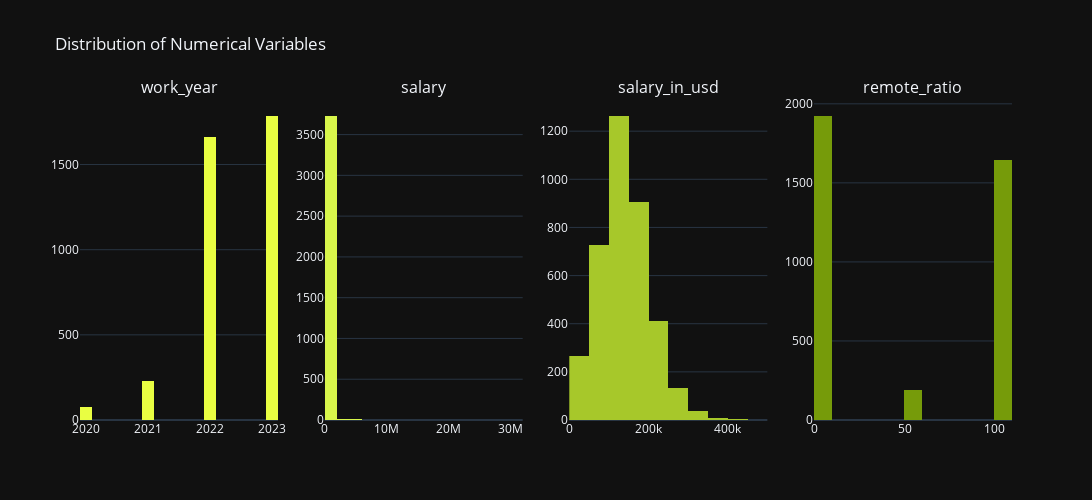

Notebook code cell kept with this figure:
### Markdown cell above
#### 1.1.2.7. <a id='toc1_1_2_7_'></a>[Gráfica para visualizar nuestras variables numéricas:](#toc0_)

### Code cell
from plotly.subplots import make_subplots
 
cols = ['work_year', 'salary', 'salary_in_usd', 'remote_ratio']
fig = make_subplots(rows=1, cols=4, subplot_titles=cols)
 
for i, col in enumerate(cols):
    fig.add_trace(go.Histogram(x=df[col], nbinsx=20, name=f'Distribución de {col}'), row=1, col=i+1, )
 
fig.update_layout(height=500, 
                  width=1200, 
                  title_text="Distribution of Numerical Variables", 
                  showlegend=False,
                  template='plotly_dark',
                  colorway=['#E9FE42', '#D8F64B', '#A7C82A', '#769B0A'])
fig.show()

### Figure 1 — Plotly figure (JSON) as saved in the notebook; plotly's stock layout.template omitted (floating-point values rounded to 4 significant figures; data arrays with more than 128 entries replaced by an {"elided": "..."} marker saying what was removed)
{"data": [{"name": "Distribución de work_year", "nbinsx": 20, "type": "histogram", "x": {"elided": "3755 int values"}, "xaxis": "x", "yaxis": "y"}, {"name": "Distribución de salary", "nbinsx": 20, "type": "histogram", "x": {"elided": "3755 int values"}, "xaxis": "x2", "yaxis": "y2"}, {"name": "Distribución de salary_in_usd", "nbinsx": 20, "type": "histogram", "x": {"elided": "3755 int values"}, "xaxis": "x3", "yaxis": "y3"}, {"name": "Distribución de remote_ratio", "nbinsx": 20, "type": "histogram", "x": {"elided": "3755 int values"}, "xaxis": "x4", "yaxis": "y4"}], "layout": {"annotations": [{"font": {"size": 16}, "showarrow": false, "text": "work_year", "x": 0.1062, "xanchor": "center", "xref": "paper", "y": 1, "yanchor": "bottom", "yref": "paper"}, {"font": {"size": 16}, "showarrow": false, "text": "salary", "x": 0.3688, "xanchor": "center", "xref": "paper", "y": 1, "yanchor": "bottom", "yref": "paper"}, {"font": {"size": 16}, "showarrow": false, "text": "salary_in_usd", "x": 0.6313, "xanchor": "center", "xref": "paper", "y": 1, "yanchor": "bottom", "yref": "paper"}, {"font": {"size": 16}, "showarrow": false, "text": "remote_ratio", "x": 0.8938, "xanchor": "center", "xref": "paper", "y": 1, "yanchor": "bottom", "yref": "paper"}], "colorway": ["#E9FE42", "#D8F64B", "#A7C82A", "#769B0A"], "height": 500, "showlegend": false, "title": {"text": "Distribution of Numerical Variables"}, "width": 1200, "xaxis": {"anchor": "y", "domain": [0, 0.2125]}, "xaxis2": {"anchor": "y2", "domain": [0.2625, 0.475]}, "xaxis3": {"anchor": "y3", "domain": [0.525, 0.7375]}, "xaxis4": {"anchor": "y4", "domain": [0.7875, 1]}, "yaxis": {"anchor": "x", "domain": [0, 1]}, "yaxis2": {"anchor": "x2", "domain": [0, 1]}, "yaxis3": {"anchor": "x3", "domain": [0, 1]}, "yaxis4": {"anchor": "x4", "domain": [0, 1]}}}
